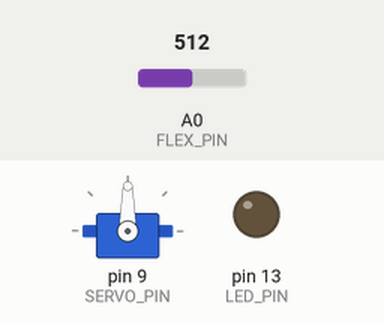
Recording of a sketch running on a simulated Arduino Uno, built with avr-gcc and run on an emulated ATmega328P. Shown: servo, output pins drawn as LEDs (lit = HIGH). The inputs (shaded band) are chosen by the test bench; at power-on: A0 (FLEX_PIN) = 512. What the sketch prints to the serial monitor is not drawn.

Above: at 1.4 s.
1.5 s: A0 (FLEX_PIN) set to 211
3.0 s: A0 (FLEX_PIN) set to 192
At 3.07 s:
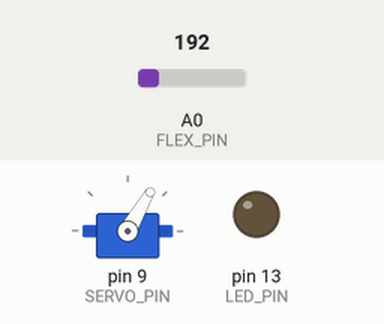
At 3.56 s:
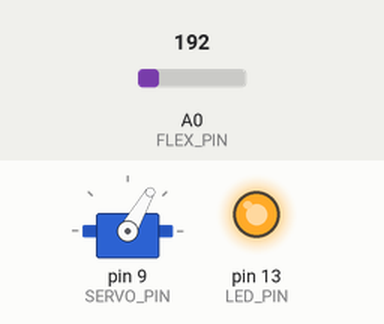
Timing chart, 0 to 6.0 s (numbered marks = the images above; inputs shaded):
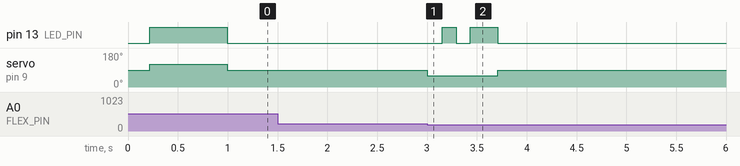

The sketch:

Flex.ino
```cpp
#include <Servo.h>

// 핀 정의
const int FLEX_PIN = A0;    // 플렉스 센서를 아날로그 핀 A0에 연결
const int SERVO_PIN = 9;    // 서보 모터를 디지털 핀 9에 연결
const int LED_PIN = 13;     // 상태 표시 LED를 디지털 핀 13에 연결

// 서보 모터 객체 생성
Servo myServo;

// 플렉스 센서 값 범위 설정
const int FLEX_MIN = 200;   // 센서가 구부러지지 않았을 때의 최소값
const int FLEX_MAX = 1023;  // 센서가 최대로 구부러졌을 때의 최대값 (ADC 최댓값)

// MG996R 360도 연속회전 서보모터 제어값
const int STOP_SPEED = 90;      // 정지 (1.5ms 펄스)
const int CLOCKWISE_SPEED = 120;    // 시계방향 속도
const int COUNTER_CLOCKWISE_SPEED = 60; // 반시계방향 속도

// 플렉스 센서 임계값
const int FLEX_THRESHOLD = 220; // 이 값 이상일 때만 모터 동작
const int FLEX_RETURN_THRESHOLD = 200; // 복귀 판단 임계값

// 시간 관리 변수
const unsigned long MAX_FORWARD_TIME = 700;    // 최대 전진 시간 0.7초 (700ms)
unsigned long forwardStartTime = 0;            // 전진 시작 시간
unsigned long forwardDuration = 0;             // 실제 전진한 시간
unsigned long returnStartTime = 0;             // 복귀 시작 시간
unsigned long returnDuration = 0;              // 복귀해야 할 시간

// 상태 변수
enum MotorState {
  STOPPED,      // 정지
  FORWARD,      // 전진 (시계방향)
  RETURNING     // 복귀 (반시계방향)
};

MotorState currentState = STOPPED;

void setup() {
  // 시리얼 통신 초기화 (디버깅용)
  Serial.begin(9600);

  // 핀 모드 설정
  pinMode(LED_PIN, OUTPUT);
  digitalWrite(LED_PIN, LOW); // LED 초기값: 꺼짐

  // 서보 모터 핀 연결
  myServo.attach(SERVO_PIN);

  // 서보 모터를 정지 상태로 초기화
  myServo.write(STOP_SPEED);

  Serial.println("=== 플렉스 센서 제어 시스템 ===");
  Serial.println("동작 방식:");
  Serial.println("1. 센서 구부림 → 최대 0.7초까지 시계방향 회전");
  Serial.println("2. 센서 놓음 → 이전 작동시간만큼 반시계방향 복귀");
  Serial.println("전진 임계값: " + String(FLEX_THRESHOLD));
  Serial.println("복귀 임계값: " + String(FLEX_RETURN_THRESHOLD));
  Serial.println("==============================");
}

void loop() {
  // 플렉스 센서 값 읽기
  int flexValue = analogRead(FLEX_PIN);
  unsigned long currentTime = millis();

  switch(currentState) {
    case STOPPED:
      // 정지 상태 - 센서가 구부러지면 전진 시작
      if (flexValue >= FLEX_THRESHOLD) {
        currentState = FORWARD;
        forwardStartTime = currentTime;
        myServo.write(CLOCKWISE_SPEED);
        digitalWrite(LED_PIN, HIGH);
        Serial.println("전진 시작!");
      }
      break;

    case FORWARD:
      // 전진 중
      if (flexValue < FLEX_RETURN_THRESHOLD) {
        // 센서를 놓으면 복귀 시작
        forwardDuration = currentTime - forwardStartTime;
        returnDuration = forwardDuration; // 전진한 시간만큼 복귀

        currentState = RETURNING;
        returnStartTime = currentTime;
        myServo.write(COUNTER_CLOCKWISE_SPEED);

        Serial.print("전진 완료! 전진시간: ");
        Serial.print(forwardDuration);
        Serial.print("ms → 복귀시간: ");
        Serial.print(returnDuration);
        Serial.println("ms");

      } else if (currentTime - forwardStartTime >= MAX_FORWARD_TIME) {
        // 최대 시간 도달하면 자동으로 복귀 대기
        forwardDuration = MAX_FORWARD_TIME;
        returnDuration = forwardDuration;

        myServo.write(STOP_SPEED);
        digitalWrite(LED_PIN, LOW);

        Serial.print("최대 시간 도달! 전진시간: ");
        Serial.print(forwardDuration);
        Serial.println("ms → 센서를 놓으면 복귀 시작");

        // 센서가 놓일 때까지 대기 상태로 변경
        while(analogRead(FLEX_PIN) >= FLEX_RETURN_THRESHOLD) {
          delay(10); // 센서가 놓일 때까지 대기
        }

        // 센서를 놓으면 복귀 시작
        currentState = RETURNING;
        returnStartTime = millis();
        myServo.write(COUNTER_CLOCKWISE_SPEED);
        Serial.println("복귀 시작!");
      }
      break;

    case RETURNING:
      // 복귀 중
      if (currentTime - returnStartTime >= returnDuration) {
        // 복귀 완료
        currentState = STOPPED;
        myServo.write(STOP_SPEED);
        digitalWrite(LED_PIN, LOW);

        Serial.print("복귀 완료! 복귀시간: ");
        Serial.print(currentTime - returnStartTime);
        Serial.println("ms");

        // 변수 초기화
        forwardDuration = 0;
        returnDuration = 0;

      } else {
        // 복귀 중 LED 깜빡임
        digitalWrite(LED_PIN, (millis() / 200) % 2);
      }
      break;
  }

  // 디버깅 정보 출력 (시리얼 모니터용)
  Serial.print("센서: ");
  Serial.print(flexValue);
  Serial.print(" | 상태: ");

  String stateText = "";
  int stateValue = 0; // 플로터용 상태 값

  switch(currentState) {
    case STOPPED:
      stateText = "정지";
      stateValue = 0;
      break;
    case FORWARD:
      stateText = "전진중 (";
      stateText += String(currentTime - forwardStartTime);
      stateText += "ms)";
      stateValue = 1;
      break;
    case RETURNING:
      stateText = "복귀중 (";
      stateText += String(currentTime - returnStartTime);
      stateText += "/";
      stateText += String(returnDuration);
      stateText += "ms)";
      stateValue = 2;
      break;
  }

  Serial.println(stateText);

  // 시리얼 플로터용 출력 (변수명:값 형식)
  Serial.print("FlexSensor:");
  Serial.print(flexValue);
  Serial.print(",");

  Serial.print("State:");
  Serial.print(stateValue);  // 0=정지, 1=전진, 2=복귀
  Serial.print(",");

  Serial.print("Threshold:");
  Serial.print(FLEX_THRESHOLD);
  Serial.print(",");

  Serial.print("ReturnThreshold:");
  Serial.print(FLEX_RETURN_THRESHOLD);

  // 현재 동작 시간 표시 (전진 중이면 전진 시간, 복귀 중이면 복귀 시간)
  if (currentState == FORWARD) {
    Serial.print(",");
    Serial.print("ForwardTime:");
    Serial.print(currentTime - forwardStartTime);
  } else if (currentState == RETURNING) {
    Serial.print(",");
    Serial.print("ReturnTime:");
    Serial.print(currentTime - returnStartTime);
    Serial.print(",");
    Serial.print("TargetTime:");
    Serial.print(returnDuration);
  } else {
    Serial.print(",");
    Serial.print("ForwardTime:");
    Serial.print(0);
    Serial.print(",");
    Serial.print("ReturnTime:");
    Serial.print(0);
  }

  Serial.println(); // 플로터용 줄바꿈

  // 약간의 딜레이
  delay(50);
}

/*
 * 동작 원리:
 *
 * 1. 상태 기반 제어:
 *    - STOPPED: 정지 상태, 센서 입력 대기
 *    - FORWARD: 시계방향 회전 중 (최대 0.7초)
 *    - RETURNING: 반시계방향 복귀 중 (전진한 시간만큼)
 *
 * 2. 시간 추적:
 *    - forwardDuration: 실제로 전진한 시간
 *    - returnDuration: 복귀해야 할 시간 (= forwardDuration)
 *
 * 3. LED 상태:
 *    - 켜짐: 전진 중
 *    - 깜빡임: 복귀 중
 *    - 꺼짐: 정지
 *
 * 4. 동작 시퀀스:
 *    센서 구부림 → 전진 시작 → (센서 놓음 OR 0.7초 경과) → 복귀 시작 → 전진시간만큼 복귀 → 정지
 *
 * 회로 연결:
 * - 플렉스 센서: A0 핀 (10kΩ 풀다운 저항 필요)
 * - 서보 모터: 디지털 핀 9
 * - LED: 디지털 핀 13 (220Ω 저항 필요)
 *
 * 특징:
 * - 전진한 시간과 복귀 시간이 정확히 일치
 * - 최대 0.7초 전진 제한
 * - 상태 기반으로 명확한 동작 구분
 */
```

Measured:
- the behaviour switches between 200 and 199 on A0 (FLEX_PIN) (found by bisection; images 0 and 1)
- after the input at 1.5 s, every drawn part: stays the same
- after the input at 3.0 s, pin 13 (LED_PIN): LOW → HIGH after 0.15 s, → LOW 0.14 s later, → HIGH 0.14 s later, → LOW 0.28 s later; servo on pin 9 (SERVO_PIN): 90° → 60° at once, → 90° 0.71 s later
